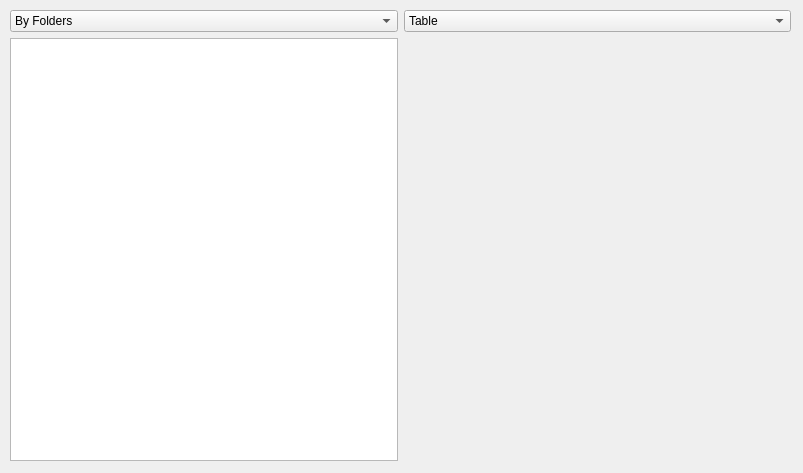
<?xml version="1.0" encoding="UTF-8"?>
<ui version="4.0">
 <class>Form</class>
 <widget class="QWidget" name="Form">
  <property name="geometry">
   <rect>
    <x>0</x>
    <y>0</y>
    <width>803</width>
    <height>473</height>
   </rect>
  </property>
  <property name="windowTitle">
   <string>Form</string>
  </property>
  <widget class="QWidget" name="layoutWidget">
   <property name="geometry">
    <rect>
     <x>10</x>
     <y>10</y>
     <width>781</width>
     <height>451</height>
    </rect>
   </property>
   <layout class="QGridLayout" name="gridLayout_9">
    <item row="2" column="0">
     <widget class="QTreeView" name="treeView_7"/>
    </item>
    <item row="2" column="1">
     <widget class="QStackedWidget" name="stackedWidget_7"/>
    </item>
    <item row="0" column="0">
     <widget class="QComboBox" name="comboBox_13">
      <item>
       <property name="text">
        <string>By Folders</string>
       </property>
      </item>
      <item>
       <property name="text">
        <string>By Types</string>
       </property>
      </item>
     </widget>
    </item>
    <item row="0" column="1">
     <widget class="QComboBox" name="comboBox_14">
      <item>
       <property name="text">
        <string>Table</string>
       </property>
      </item>
      <item>
       <property name="text">
        <string>Pie</string>
       </property>
      </item>
      <item>
       <property name="text">
        <string>Bar</string>
       </property>
      </item>
     </widget>
    </item>
   </layout>
  </widget>
 </widget>
 <resources/>
 <connections/>
</ui>
